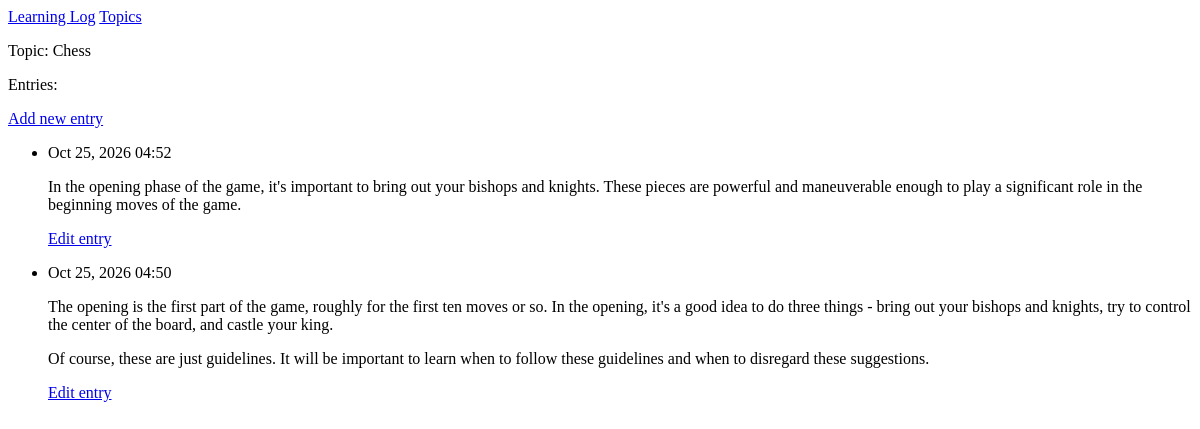
Before: /topic/1/ with the older database file.
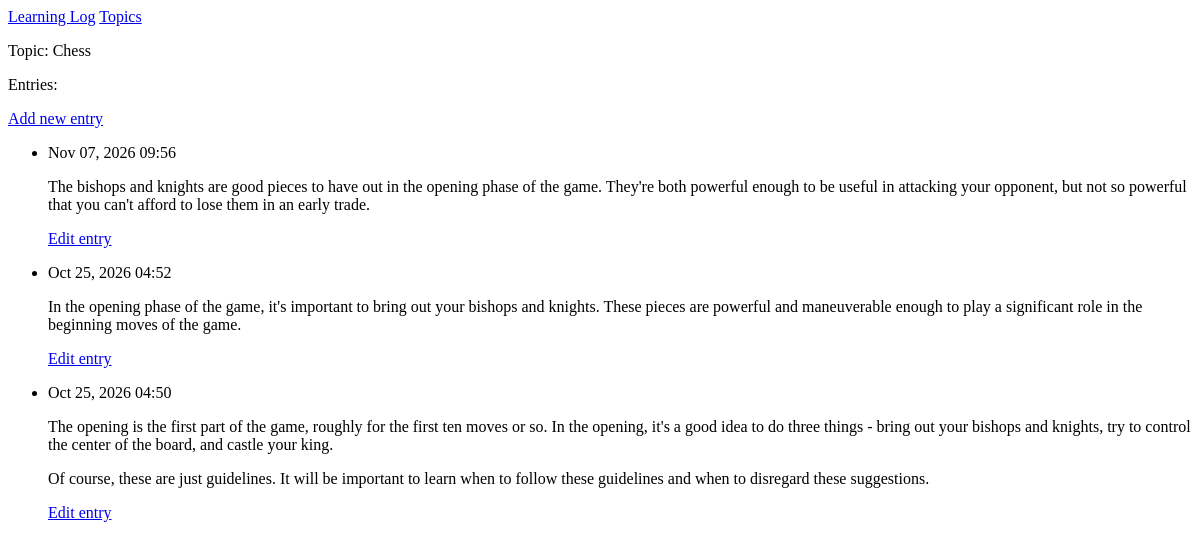
After: the same page with the newer database file.
### learning_logs/models.py (models this page shows, shortened)
class Topic(models.Model):
    text = models.CharField(max_length=2000)
    date_added = models.DateTimeField(auto_now_add=True)

class Entry(models.Model):
    topic = models.ForeignKey(Topic, on_delete=models.CASCADE)
    text = models.TextField()
    date_added = models.DateTimeField(auto_now_add=True)
    class Meta:
        verbose_name_plural = 'entries'

### learning_logs/views.py (the view)
# urls.py: path('topic/<int:topic_id>/', views.topic, name='topic'),
def topic(request, topic_id):
    topic = Topic.objects.get(id=topic_id)
    entries = topic.entry_set.order_by('-date_added')
    context = {'topic': topic, 'entries': entries}
    return render(request, 'learning_logs/topic.html', context)

### learning_logs/templates/learning_logs/topic.html
{% extends 'learning_logs/base.html' %}
{% block content %}
<p>Topic: {{ topic.text }}</p>
<p>Entries:</p>
<p>
    <a href="{% url 'learning_logs:new_entry' topic.id %}">Add new entry</a>
</p>
<ul>
    {% for entry in entries %}
        <li>
            <p>{{ entry.date_added|date:'M d, Y H:i' }}</p>
            <p>{{ entry.text|linebreaks }}</p>
            <p>
                <a href="{% url 'learning_logs:edit_entry' entry.id %}">Edit entry</a>
            </p>
        </li>
        {% empty %}
        <li>There are no entries for this topic yet.</li>
    {% endfor %}
</ul>
{% endblock content %}

### learning_logs/templates/learning_logs/base.html
<p>
    <a href="{% url 'learning_logs:index' %}">Learning Log</a>
    <a href="{% url 'learning_logs:topics' %}">Topics</a>
</p>
{% block content %}{% endblock content %}

Changed rows visible on the page:
added Entry: date_added "Nov 07, 2026 09:56", text "The bishops and knights are good pieces to have out in the opening phase of the game. They're both powerful enough to be useful in attacking your opponent, but not so powerful that you can't afford to lose them in an early trade."
